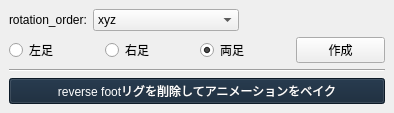
<?xml version="1.0" encoding="UTF-8"?>
<ui version="4.0">
 <class>MainWindow</class>
 <widget class="QMainWindow" name="MainWindow">
  <property name="geometry">
   <rect>
    <x>0</x>
    <y>0</y>
    <width>394</width>
    <height>111</height>
   </rect>
  </property>
  <property name="windowTitle">
   <string>MainWindow</string>
  </property>
  <widget class="QWidget" name="centralwidget">
   <layout class="QVBoxLayout" name="verticalLayout_2">
    <item>
     <layout class="QVBoxLayout" name="verticalLayout">
      <item>
       <layout class="QHBoxLayout" name="horizontalLayout_2" stretch="0,1,1">
        <item>
         <widget class="QLabel" name="label">
          <property name="text">
           <string>rotation_order:</string>
          </property>
         </widget>
        </item>
        <item>
         <widget class="QComboBox" name="rotation_order_cmbbox">
          <item>
           <property name="text">
            <string>xyz</string>
           </property>
          </item>
          <item>
           <property name="text">
            <string>yzx</string>
           </property>
          </item>
          <item>
           <property name="text">
            <string>zxy</string>
           </property>
          </item>
          <item>
           <property name="text">
            <string>xzy</string>
           </property>
          </item>
          <item>
           <property name="text">
            <string>yxz</string>
           </property>
          </item>
          <item>
           <property name="text">
            <string>zyx</string>
           </property>
          </item>
         </widget>
        </item>
        <item>
         <spacer name="horizontalSpacer">
          <property name="orientation">
           <enum>Qt::Horizontal</enum>
          </property>
          <property name="sizeHint" stdset="0">
           <size>
            <width>40</width>
            <height>20</height>
           </size>
          </property>
         </spacer>
        </item>
       </layout>
      </item>
      <item>
       <layout class="QHBoxLayout" name="horizontalLayout">
        <item>
         <widget class="QRadioButton" name="left_foot_rbtn">
          <property name="text">
           <string>左足</string>
          </property>
          <attribute name="buttonGroup">
           <string notr="true">foot_btngrp</string>
          </attribute>
         </widget>
        </item>
        <item>
         <widget class="QRadioButton" name="right_foot_rbtn">
          <property name="text">
           <string>右足</string>
          </property>
          <attribute name="buttonGroup">
           <string notr="true">foot_btngrp</string>
          </attribute>
         </widget>
        </item>
        <item>
         <widget class="QRadioButton" name="both_foot_rbtn">
          <property name="text">
           <string>両足</string>
          </property>
          <property name="checked">
           <bool>true</bool>
          </property>
          <attribute name="buttonGroup">
           <string notr="true">foot_btngrp</string>
          </attribute>
         </widget>
        </item>
        <item>
         <widget class="QPushButton" name="create_rf_btn">
          <property name="styleSheet">
           <string notr="true"/>
          </property>
          <property name="text">
           <string>作成</string>
          </property>
         </widget>
        </item>
       </layout>
      </item>
     </layout>
    </item>
    <item>
     <widget class="Line" name="line">
      <property name="orientation">
       <enum>Qt::Horizontal</enum>
      </property>
     </widget>
    </item>
    <item>
     <widget class="QPushButton" name="delete_rf_rig_btn">
      <property name="styleSheet">
       <string notr="true">background-color: rgb(18, 36, 54);
color: rgb(255, 255, 255);</string>
      </property>
      <property name="text">
       <string>reverse footリグを削除してアニメーションをベイク</string>
      </property>
     </widget>
    </item>
   </layout>
  </widget>
 </widget>
 <resources/>
 <connections/>
 <buttongroups>
  <buttongroup name="foot_btngrp"/>
 </buttongroups>
</ui>
